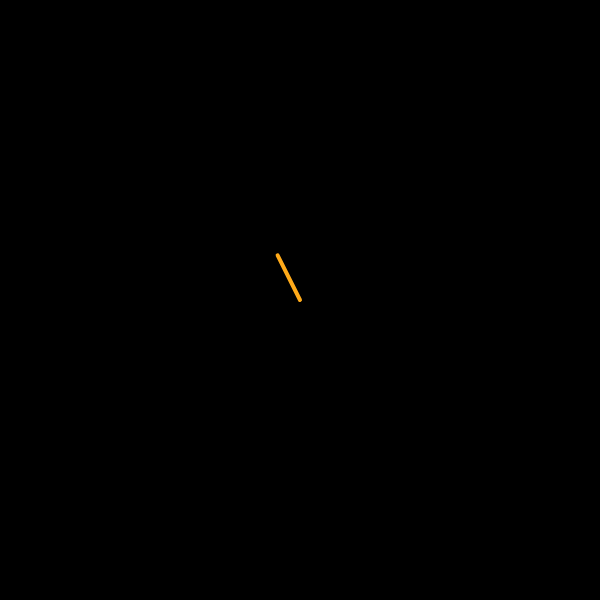
Frame 1 (no input)
Frame 60 (no input): identical to frame 1, image omitted
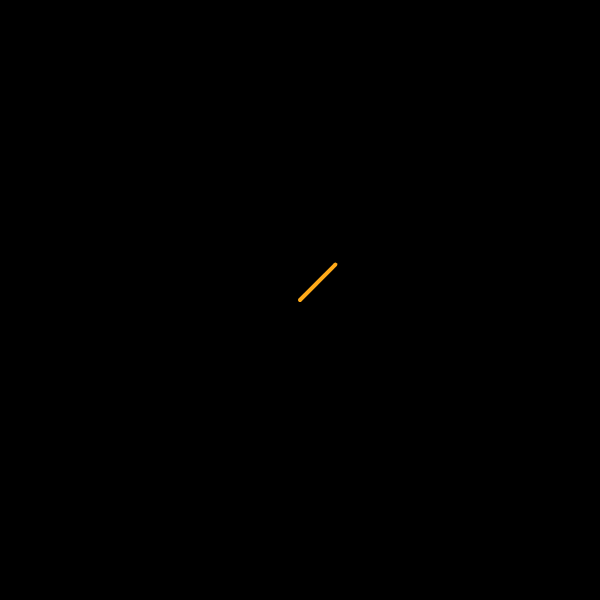
Frame 120 (the mouse pressed at the canvas centre since frame 60)

The p5.js sketch that drew these frames (run headless with seeded random() and noise() and a simulated clock; from frame 60 on, the mouse is pressed at the canvas centre):

// p5.js sketch
// ── sketch.js

let walker;

function setup(){
    createCanvas(600, 600);
    
}

function draw(){
    background(0);

    let pos = createVector(200,400);
    let mouse = createVector(mouseX,mouseY);

    let v = p5.Vector.sub(mouse,pos);

    // let m = v.mag();
    // v.div(m);
    // v.normalize();
    // v.mult(50);

    v.normalize().mult(50);

    // v.setMag(50);

    translate(width/2,height/2);
    stroke(255,170,25);
    strokeWeight(4);
    line(0,0,v.x,v.y);    


    
}
// ── walker.js


class Walker{
  constructor(x,y){
    this.pos = createVector(x, y);
    // this.vel = createVector(1, -1);
    this.vel = p5.Vector.random2D();
    this.vel.mult(random(3));
    
    this.acc.setMag(0.01);
  }

  update(){

    let mouse = createVector(mouseX,mouseY);
    this.acc = p5.Vector.sub(mouse,this.pos);
    this.acc.setMag(1);

    this.vel.add(this.acc);
    this.vel.limit(5);

    this.pos.add(this.vel);
  }

  show(){
    stroke(255);
    strokeWeight(2);
    fill(255,100);
    ellipse(this.pos.x, this.pos.y,32);
  }
}
